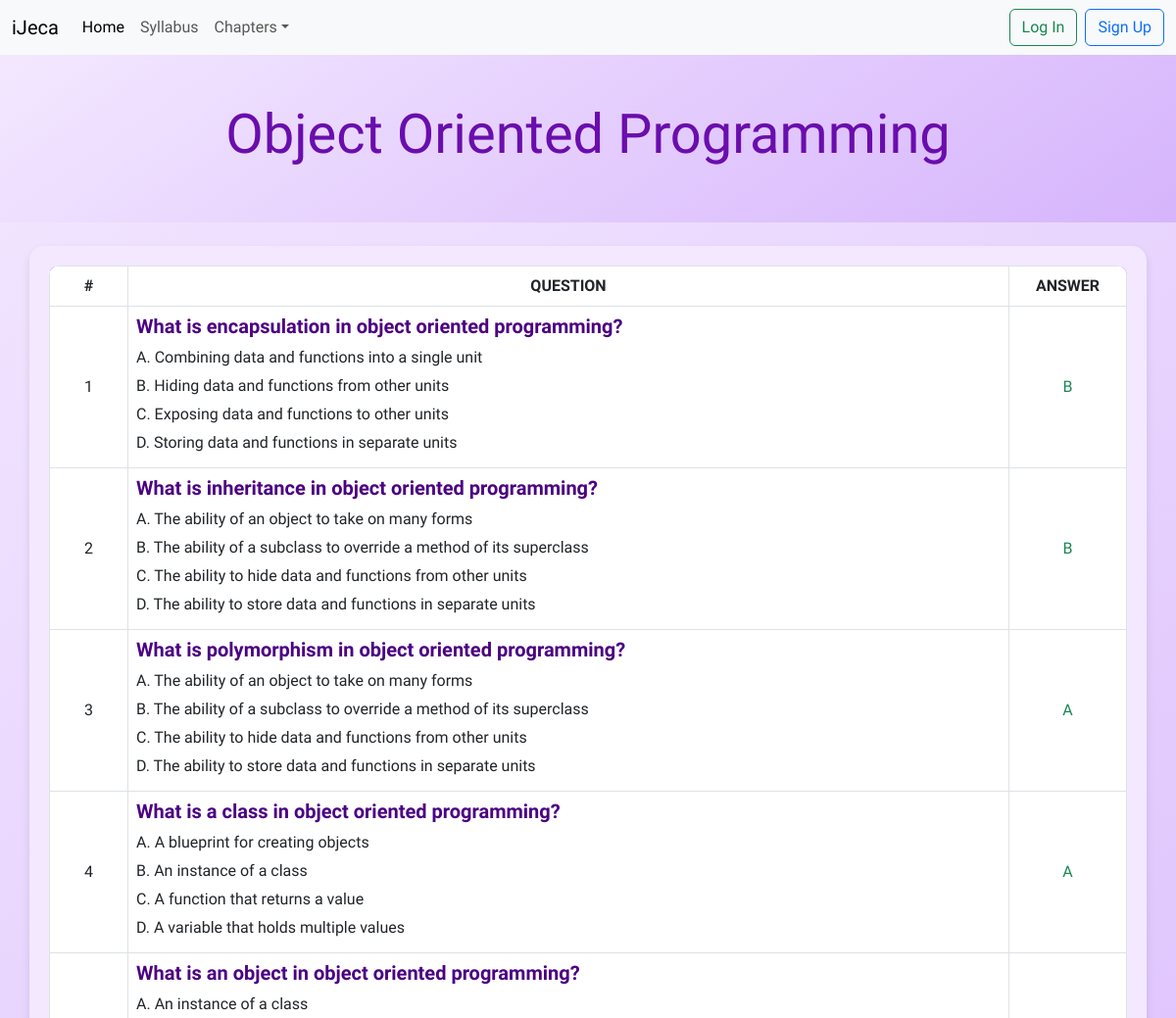
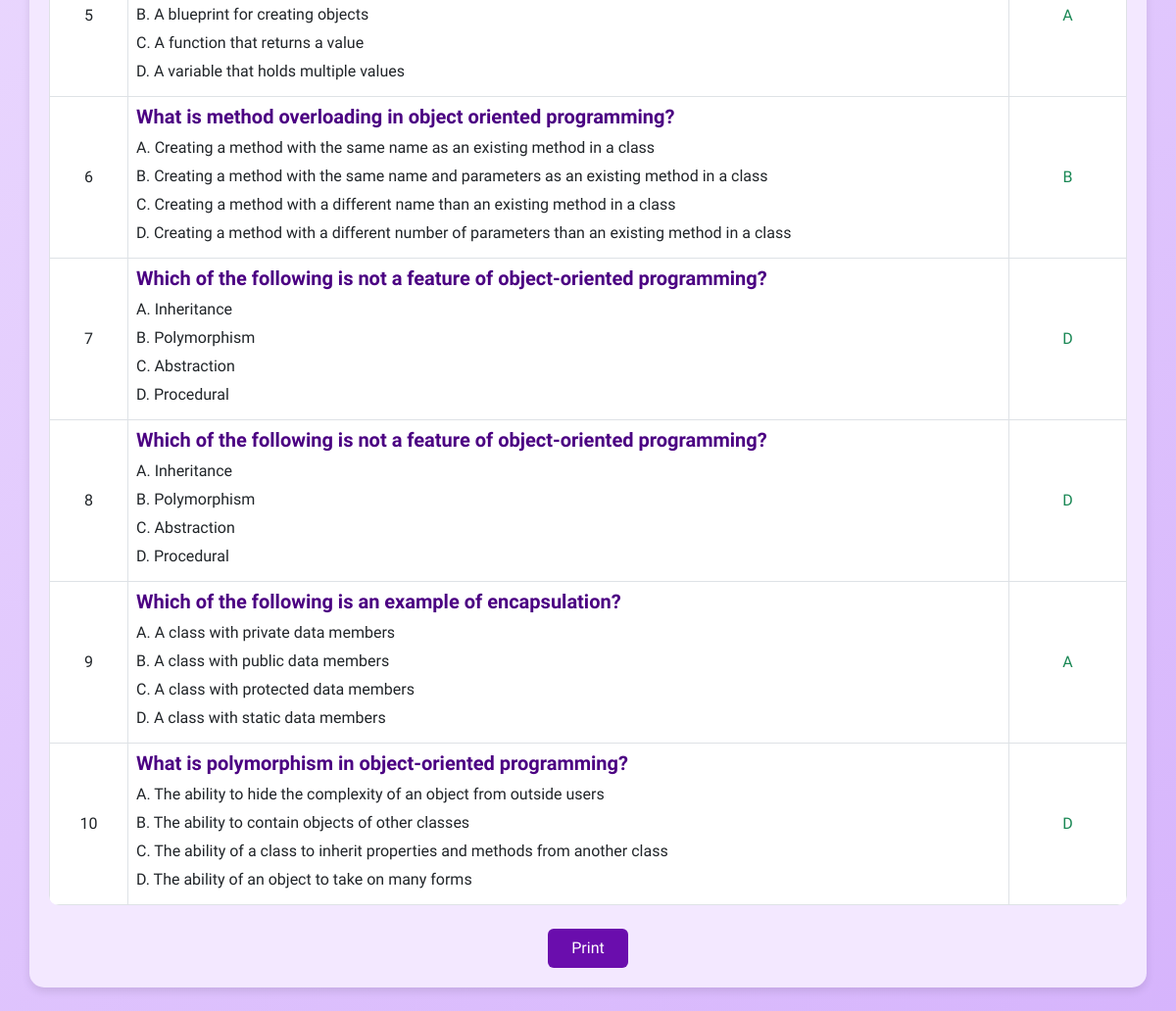
Screenshot of /questions?string=2 with the database file from the repository (2 pictures, top to bottom).
### tables this page shows
CREATE TABLE `chapters` (
  `ID` int(11) NOT NULL,
  `name` varchar(255) NOT NULL,
  `photo` varchar(255) NOT NULL,
  `syllabus` text NOT NULL
);

CREATE TABLE `questions` (
  `id` int(11) NOT NULL,
  `question_text` varchar(255) DEFAULT NULL,
  `option_a` varchar(255) DEFAULT NULL,
  `option_b` varchar(255) DEFAULT NULL,
  `option_c` varchar(255) DEFAULT NULL,
  `option_d` varchar(255) DEFAULT NULL,
  `correct_answer` varchar(1) DEFAULT NULL,
  `chapter_id` bigint(20) NOT NULL
);

### questions.php (the view)
<?php
  include 'header.php';
  $chapter_id = $_REQUEST['string'];
  $i = 1;
  $sql = "SELECT question_text, option_a, option_b, option_c, option_d, correct_answer FROM questions WHERE chapter_id = $chapter_id";
  $result = mysqli_query($con, $sql);
?>
<div class="jumbotron jumbotron-fluid jumbotron-custom" style="background: linear-gradient(145deg, #f3e8ff, #d6b4fc); color: #4b0082;">
  <div class="container text-center">
    <?php
      $sql = "SELECT name FROM chapters WHERE ID = $chapter_id";
      $result1 = mysqli_query($con, $sql);
      $row = mysqli_fetch_assoc($result1);
    ?>
    <h1 class="display-4 font-weight-bold" style="color: #6a0dad;"><?php echo $row['name']; ?></h1>
  </div>
</div>
<div class="container my-4" style="background: #f3e8ff; border-radius: 15px; padding: 20px; box-shadow: 0px 4px 8px rgba(0, 0, 0, 0.1);">
  <table class="table table-bordered table-hover" style="background: white; border-radius: 10px; overflow: hidden;">
    <thead class="text-white" style="background: #6a0dad;">
      <tr class="text-center">
        <th style="width: 80px;">#</th>
        <th>Question</th>
        <th style="width: 120px;">Answer</th>
      </tr>
    </thead>
    <tbody>
      <?php
        while ($row = mysqli_fetch_assoc($result)) {
      ?>
      <tr>
        <th scope="row" class="text-center"><?php echo $i ?></th>
        <td>
          <div>
            <h5 style="color: #4b0082;"><?php echo $row['question_text'] ?></h5>
            <p style="margin: 5px 0;">A. <?php echo $row['option_a'] ?></p>
            <p style="margin: 5px 0;">B. <?php echo $row['option_b'] ?></p>
            <p style="margin: 5px 0;">C. <?php echo $row['option_c'] ?></p>
            <p style="margin: 5px 0;">D. <?php echo $row['option_d'] ?></p>
          </div>
        </td>
        <td class="text-center font-weight-bold text-success"><?php echo $row['correct_answer'] ?></td>
      </tr>
      <?php
        $i++;
      }
      ?>
    </tbody>
  </table>
  <div class="text-center mt-4">
    <button class="btn btn-primary px-4 py-2" onclick="window.print()" style="background: #6a0dad; border: none;">Print</button>
  </div>
</div>
<?php
  include 'footer.php';
?>

### style.css (style rules this page uses)
body { font-family: "Bai Jamjuree", sans-serif; }
.jumbotron { background-color: #f9fafc; padding: 3rem; border-radius: 0; margin-bottom: 0; }
h1, h2, h3, h4, h5, h6 { font-weight: bold; }
.table th, .table td { vertical-align: middle; }
.table thead th { font-weight: 600; text-transform: uppercase; border-top: none; }
.table tbody th { font-weight: 500; border-top: none; }
.table tbody td { border-top: 1px solid #dee2e6; }
.table tbody tr:last-child td { border-bottom: none; }

### rows the page displays
chapters: name "Object Oriented Programming"
questions: question_text "What is encapsulation in object oriented programming?", option_a "Combining data and functions into a single unit", option_b "Hiding data and functions from other units", option_c "Exposing data and functions to other units", option_d "Storing data and functions in separate units", correct_answer "B"
questions: question_text "What is inheritance in object oriented programming?", option_a "The ability of an object to take on many forms", option_b "The ability of a subclass to override a method of its superclass", option_c "The ability to hide data and functions from other units", option_d "The ability to store data and functions in separate units", correct_answer "B"
questions: question_text "What is polymorphism in object oriented programming?", option_a "The ability of an object to take on many forms", option_b "The ability of a subclass to override a method of its superclass", option_c "The ability to hide data and functions from other units", option_d "The ability to store data and functions in separate units", correct_answer "A"
questions: question_text "What is a class in object oriented programming?", option_a "A blueprint for creating objects", option_b "An instance of a class", option_c "A function that returns a value", option_d "A variable that holds multiple values", correct_answer "A"
questions: question_text "What is an object in object oriented programming?", option_a "An instance of a class", option_b "A blueprint for creating objects", option_c "A function that returns a value", option_d "A variable that holds multiple values", correct_answer "A"
questions: question_text "What is method overloading in object oriented programming?", option_a "Creating a method with the same name as an existing method in a class", option_b "Creating a method with the same name and parameters as an existing method in a class", option_c "Creating a method with a different name than an existing method in a class", option_d "Creating a method with a different number of parameters than an existing method in a class", correct_answer "B"
questions: question_text "Which of the following is not a feature of object-oriented programming?", option_a "Inheritance", option_b "Polymorphism", option_c "Abstraction", option_d "Procedural", correct_answer "D"
questions: question_text "Which of the following is not a feature of object-oriented programming?", option_a "Inheritance", option_b "Polymorphism", option_c "Abstraction", option_d "Procedural", correct_answer "D"
questions: question_text "Which of the following is an example of encapsulation?", option_a "A class with private data members", option_b "A class with public data members", option_c "A class with protected data members", option_d "A class with static data members", correct_answer "A"
questions: question_text "What is polymorphism in object-oriented programming?", option_a "The ability to hide the complexity of an object from outside users", option_b "The ability to contain objects of other classes", option_c "The ability of a class to inherit properties and methods from another class", option_d "The ability of an object to take on many forms", correct_answer "D"
